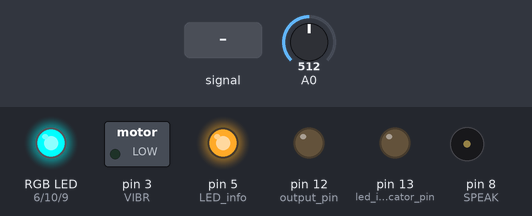
This sketch was run on a simulated Arduino Uno, built with avr-gcc and run on an emulated ATmega328P. Shown: switched loads named in the sketch (green lamp = pin HIGH), an RGB LED mixed from three pins (HIGH = lit), output pins drawn as LEDs (lit = HIGH), buzzer (waves = sounding). The inputs (shaded band) are chosen by the test bench; at power-on: A0 = 512. Random numbers use the default seed unless the sketch sets one.

Above: at 4.8 s.
4.9 s: A0 fed a 200 Hz sine of ±255 counts around its level
At 6.0 s:
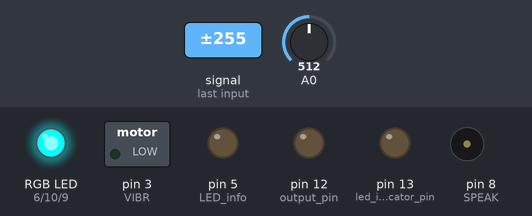
At 18.1 s:
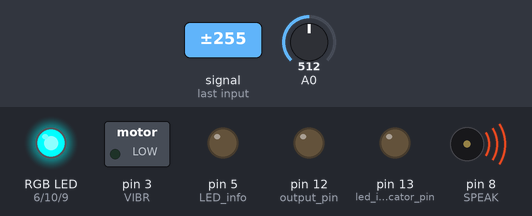
Timing chart, 0 to 43.0 s (numbered marks = the images above; inputs shaded):
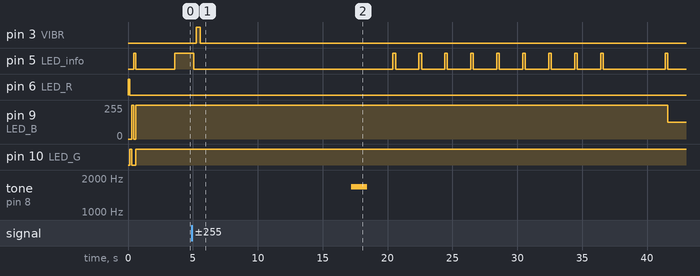

The sketch:

DAO_masterCode2.09readyForDocumentation.ino
```cpp
#include <elapsedMillis.h>

/*OTHERING MACHINES v.2.09 Version für Videoaufnahme: mehrere Geräte sollten kommunizieren können
  10.11.2018
    fixed blink

  to test: beste Ansprache zw. 44 und 55

   Voltages need to be checked and translated to 8-bit
   CHECK FOR TESTS WETHER BATTERY OR USB POWERED! might have an influence on voltage/sensitivity


   for the course 'Digital Artifactual Objections' held in the summer term 2017 at HfK Bremen
   by David Unland

  based on the Code by Amanda Ghassaei (see below)*/


//generalized wave freq detection with 38.5kHz sampling rate and interrupts
//by Amanda Ghassaei
//https://www.instructables.com/id/Arduino-Frequency-Detection/
//Sept 2012

/*
   This program is free software; you can redistribute it and/or modify
   it under the terms of the GNU General Public License as published by
   the Free Software Foundation; either version 3 of the License, or
   (at your option) any later version.
   INPUT = ANALOG PIN 0
   for sensitivity/realiability adjustments, alter slopeTol, timerTol, ampThreshold
*/


//--------------------------------------variables for decision whether you have a match
byte noMatch = 0;//counts how many non-matches you've received to reset variables if it's been too long
byte slopeTol = 3;//slope tolerance- higher for steep waves
int timerTol = 15;//timer tolerance- low for complicated waves/higher resolution

//---------------------------------------variables for amp detection
unsigned int ampTimer = 0;
byte maxAmp = 0;
byte checkMaxAmp;
byte ampThreshold = 40;//raise if you have a very noisy signal
byte midpoint = 127;


//------------------------------------OUTPUT PINS:
const int LED_info = 5;
const int LED_R = 6;
const int LED_G = 10;
const int LED_B = 9;
const int VIBR = 3;
const int SPEAK = 8;

//------------------------------------reaction and behavior
elapsedMillis now = 0;
int freqTol = 50;
unsigned long respondFactor; //will be declared after randomSeed is set
unsigned long waitFactor; //will be declared after randomSeed is set
boolean listen = true;
//LED intensity
float red;
float green;
float blue;
float redAb = 0;
float blueAb = 0;
float greenAb = 0;
float abTot = 0; //total abundancy of frequencies in database
boolean ledState = LOW;
int subsideAfterReaction = 20000;

//------------------------------------database variables
const int dbLength = 3;
int db[dbLength];
int ab[dbLength];
boolean dataExists = false;

//------------------------------------clipping indicator variables
boolean clipping = 0;

//------------------------------------data storage variables
byte newData = 0;
byte prevData = 0;
unsigned int time = 0;//keeps time and sends values to store in timer[] occasionally
int timer[10];//sstorage for timing of events
int slope[10];//storage for slope of events
unsigned int totalTimer;//used to calculate period
unsigned int period;//storage for period of wave
byte index = 0;//current storage index
float frequency;//storage for frequency calculations
int maxSlope = 0;//used to calculate max slope as trigger point
int newSlope;//storage for incoming slope data
boolean periodFound = false;

////------------------------------------smoothing data
const int medianLength = 9;
float median[medianLength];


//-------------------------------------------------------------------------------------------------------------
//-----------------------------------------------SETUP---------------------------------------------------------
//-------------------------------------------------------------------------------------------------------------
void setup()
{
  //-----------------------------------------------waiting time and pinout
  //Serial.begin(115200);
  randomSeed(analogRead(0));
  respondFactor = random(100, 201); //that is a factor of 0.1 to 0.2 seconds
  waitFactor = respondFactor * 600; //time to pass before timedStatement

  pinMode(13, OUTPUT); //led indicator pin
  pinMode(12, OUTPUT); //output pin
  pinMode(SPEAK, OUTPUT); //speaker tone out
  pinMode(LED_info, OUTPUT);
  pinMode(LED_R, OUTPUT);
  pinMode(LED_G, OUTPUT);
  pinMode(LED_B, OUTPUT);
  pinMode(VIBR, OUTPUT); //for vibrationmotor --> negative reaction

  //-----------------------------------------------LED startup check
  now = 0;
  digitalWrite(LED_R, HIGH);
  while (now < 150) {
    //do nothing
  }
  digitalWrite(LED_R, LOW);
  now = 0;
  digitalWrite(LED_G, HIGH);
  while (now < 150) {
    //do nothing
  }
  digitalWrite(LED_G, LOW);
  now = 0;
  digitalWrite(LED_B, HIGH);
  while (now < 150) {
    //do nothing
  }
  digitalWrite(LED_B, LOW);
  now = 0;
  digitalWrite(LED_info, HIGH);
  while (now < 150) {
    //do nothing
  }
  digitalWrite(LED_info, LOW);

  //print variables
  //Serial.print("respondFactor = ");
  //Serial.println(respondFactor);
  //Serial.print("waitFactor = ");
  //Serial.println(waitFactor);

  //-----------------------------------------------fill and print database
  //1. fills database
  //2. lights RGB for 3s
  //Serial.print("initial dB entry = ");
  for (int i = 0; i < dbLength; i++) {
    float rndm;
    //generate single random entry dividable by 20
    rndm = random(300, 2401);
    while (int(rndm) % 20 != 0) {
      rndm++;
    }
    db[i] = rndm;
    //Serial.println(db[0]);
    ab[i] = 1;
    abTot = 1;
    if (rndm >= 300 && rndm < 1000) {
      redAb++;
    } else if (rndm >= 1000 && rndm < 1700) {
      greenAb++;
    } else if (rndm >= 1700 && rndm < 2401) {
      blueAb++;
    }
  }
  lightRGB();
  now = 0;
  while (now < 3000) {
    //do nothing / light LED
  }
  unlightRGB();


  //  //filling multiple randomly:
  //boolean initEntryExist = true;
  //  for (int i = 0; i < dbLength / 2; i++) {
  //numgenerator: while (initEntryExist) {
  //      //generate new random entry dividable by 20
  //      rndm = random(300, 2401);
  //      while (int(rndm) % 20 != 0) {
  //        rndm++;
  //      }
  //      //check existence
  //      for (int i = 0; i < dbLength; i++) {
  //        if (db[i] == rndm) {
  //          goto numgenerator;
  //        }
  //      } break;
  //    }
  //
  //    //add to db
  //    db[i] = rndm;
  //    ab[i] += 1;
  //    abTot += 1;
  //    //Serial.print(db[i]);
  //    //Serial.print(" | ");
  //  }


  //------------------------------------------------------------------------------------------------------------------
  //-----------------------------------------------INTERRUPTS---------------------------------------------------------
  //------------------------------------------------------------------------------------------------------------------
  cli();//disable interrupts

  //set up continuous sampling of analog pin 0 at 38.5kHz

  //clear ADCSRA and ADCSRB registers
  ADCSRA = 0;
  ADCSRB = 0;

  ADMUX |= (1 << REFS0); //set reference voltage
  ADMUX |= (1 << ADLAR); //left align the ADC value- so we can read highest 8 bits from ADCH register only

  ADCSRA |= (1 << ADPS2) | (1 << ADPS0); //set ADC clock with 32 prescaler- 16mHz/32=500kHz
  ADCSRA |= (1 << ADATE); //enabble auto trigger
  ADCSRA |= (1 << ADIE); //enable interrupts when measurement complete
  ADCSRA |= (1 << ADEN); //enable ADC
  ADCSRA |= (1 << ADSC); //start ADC measurements

  sei();//enable interrupts
}

ISR(ADC_vect) {//when new ADC value ready

  if (listen) {

    PORTD |= B00100000; //set pin 5 high
    //PORTB &= B11101111;//set pin 12 low
    prevData = newData;//store previous value
    newData = ADCH;//get value from A0
    if (prevData < midpoint && newData >= midpoint) { //if increasing and crossing midpoint
      newSlope = newData - prevData;//calculate slope
      if (abs(newSlope - maxSlope) < slopeTol) { //if slopes are ==
        //record new data and reset time
        slope[index] = newSlope;
        timer[index] = time;
        time = 0;
        if (index == 0) { //new max slope just reset
          //PORTB |= B00010000;//set pin 12 high
          noMatch = 0;
          index++;//increment index
        }
        else if (abs(timer[0] - timer[index]) < timerTol && abs(slope[0] - newSlope) < slopeTol) { //if timer duration and slopes match
          //sum timer values
          totalTimer = 0;
          for (byte i = 0; i < index; i++) {
            totalTimer += timer[i];
          }
          period = totalTimer;//set period
          periodFound = true;
          //reset new zero index values to compare with
          timer[0] = timer[index];
          slope[0] = slope[index];
          index = 1;//set index to 1
          //PORTB |= B00010000;//set pin 12 high
          noMatch = 0;
        }
        else { //crossing midpoint but not match
          index++;//increment index
          if (index > 9) {
            reset();
          }
        }
      }
      else if (newSlope > maxSlope) { //if new slope is much larger than max slope
        maxSlope = newSlope;
        time = 0;//reset clock
        noMatch = 0;
        index = 0;//reset index
      }
      else { //slope not steep enough
        noMatch++;//increment no match counter
        if (noMatch > 9) {
          reset();
        }
      }
    }

    //    if (newData == 0 || newData == 1023) { //if clipping
    //      //PORTB |= B00100000;//set pin 13 high- turn on clipping indicator led
    //      clipping = 1;//currently clipping
    //    }

    time++;//increment timer at rate of 38.5kHz

    //printing frequency only of signal loud enough
    ampTimer++;//increment amplitude timer
    if (abs(midpoint - ADCH) > maxAmp) {
      maxAmp = abs(midpoint - ADCH);
    }
    if (ampTimer == 1000) {
      //Serial.println("ampTimer refreshed");
      ampTimer = 0;
      checkMaxAmp = maxAmp;
      maxAmp = 0;
      periodFound = false;
    }
  }
}
//------------------------------------------------------------------------------------------------------------------
//------------------------------------------------FUNCTIONS---------------------------------------------------------
//------------------------------------------------------------------------------------------------------------------


//-----------------------------------------------Frequency Detection
void reset() { //clear out some variables
  index = 0;//reset index
  noMatch = 0;//reset match counter
  maxSlope = 0;//reset slope
  time = 0;
  checkMaxAmp = 0;
  maxAmp = 0;
}


//void checkClipping() { //manage clipping indicator LED
//  if (clipping) { //if currently clipping
//    PORTB &= B11011111;//turn off clipping indicator led
//    clipping = 0;
//  }
//}


//-----------------------------------------------sortFloat
void sortFloat(float a[], int size) {
  for (int i = 0; i < (size - 1); i++) {
    for (int o = 0; o < (size - (i + 1)); o++) {
      if (a[o] > a[o + 1]) {
        float t = a[o];
        a[o] = a[o + 1];
        a[o + 1] = t;
      }
    }
  }
}

//void printDatabase() {
//for (int i = 0; i < dbLength; i++) {
//Serial.print(db[i]);
//Serial.print(" | ");
//}
//Serial.println();
//for (int i = 0; i < dbLength; i++) {
//Serial.print(ab[i]);
//Serial.print(" | ");
//}
//Serial.println();
//}


//-----------------------------------------------sortDatabase
void sortDatabase(int a[], int size) {
  for (int i = 0; i < (size - 1); i++) {
    for (int o = 0; o < (size - (i + 1)); o++) {
      if (a[o] > a[o + 1]) {
        float t = a[o];
        float b = ab[o]; //abundancy array
        a[o] = a[o + 1];
        ab[o] = ab[o + 1];
        a[o + 1] = t;
        ab[o + 1] = b;
      }
    }
  }
  //printDatabase();
}

//-----------------------------------------------do Nothing
void doNothing(unsigned long waitingTime) {
  now = 0;
  //Serial.print("do nothing: ");
  //Serial.println(waitingTime);
  while (now < waitingTime) {
    //do nothing
  }
}

//-----------------------------------------------do Nothing
void subside(unsigned long waitingTime) {
  now = 0;
  boolean blinky = false;
  while (now < waitingTime)
  {
    if (now % 2000 == 0)
    {
      if (blinky)
      {
        digitalWrite(LED_info, HIGH);
        delay(200);
        digitalWrite(LED_info, LOW);
        blinky = false;
      } else
      {
        blinky = true;
      }
    }
  }
  digitalWrite(LED_info, LOW);
}

//-----------------------------------------------timed sound emission
//1. play (random from database) and light RGB
//2. wait 4s
void timedStatement() {
  int playTimed = db[int(random(0, dbLength))];
  lightRGB();
  now = 0;
  while (now < 1200) {
    tone(SPEAK, playTimed, 10);
    //if (millis() % 200 == 0) {
    //Serial.print(" ..emitting most frequent tone = ");
    //Serial.print(playTimed);
    //}
  }
  //reset();
  //Serial.println();
  unlightRGB();
  doNothing(4000); //this is used to avoid self-referential loop?
}

//-----------------------------------------------Light LED:
//lights up each R,G,B with respect to their abundancies
void lightRGB()
{
  //set RGB_LED

//  pinMode(LED_R, OUTPUT);
//  pinMode(LED_G, OUTPUT);
//  pinMode(LED_B, OUTPUT);

  red = (redAb / abTot) * 255;
  green = (greenAb / abTot) * 255;
  blue = (blueAb / abTot) * 255;
  analogWrite(LED_R, red);
  analogWrite(LED_G, green);
  analogWrite(LED_B, blue);

  //Serial.print("Intensities: red = ");
  //Serial.print(red);
  //Serial.print(", green = ");
  //Serial.print(green);
  //Serial.print(", blue = ");
  //Serial.println(blue);
}

//-----------------------------------------------Unlight LED
//sets all colors to 0
void unlightRGB() {
  pinMode(LED_R, INPUT);
  pinMode(LED_G, INPUT);
  pinMode(LED_B, INPUT);
  //analogWrite(LED_R, 0);
  //analogWrite(LED_G, 0);
  //analogWrite(LED_B, 0);
}

//-----------------------------------------------positive Reaction
//lights RGB-LED until waiting time exceeded,
//then emits same as heard
//subsiding: no lights
void positiveReaction(int playPos)
{
  lightRGB();
  doNothing(waitFactor);
  unlightRGB();

  now = 0;
  while (now < 1200) {
    tone(SPEAK, playPos, 10);
  }
  //reset();

  //subsiding time
  //lightRGB();
  //doNothing(subsideAfterReaction);
  subside(subsideAfterReaction);
  //unlightRGB();
}

//-----------------------------------------------Negative Reaction
//1. instant vibrate
//2. waiting time: light RGB
//3. LEDs off, play tone
//4. subsiding: no lights
void negativeReaction(int playNeg, unsigned long wait)
{
  //vibrate:
  now = 0;
  while (now < 200) {}
  now = 0;
  while (now < 300) {
    digitalWrite(VIBR, HIGH);
  }
  digitalWrite(VIBR, LOW);

  //waiting time
  lightRGB();
  doNothing(wait);
  unlightRGB();

  //play tone:
  lightRGB();
  now = 0;
  while (now < 1200)
  {
    tone(SPEAK, playNeg, 10);
  }
  //reset();
  unlightRGB();

  //subsiding time
  subside(subsideAfterReaction);
}

//-----------------------------------------------check incoming data
//1. signal range between 300 and 2400 Hz
//2.1. data exists: increase abundancy
//2.2. positive reaction
//3.1. data does not exist:
void checkIncomingData(int incomingData)
{
  //data exists (incomingData within acceptable tolerance): increase abundancy
  for (int i = 0; i < dbLength; i++)
  {
    if (abs(incomingData - db[i]) < freqTol)
    {
      ab[i]++;
      abTot++;
      if (incomingData >= 300 && incomingData < 1000)
      {
        redAb++;
      } else if (incomingData >= 1000 && incomingData < 1700)
      {
        greenAb++;
      } else if (incomingData >= 1700 && incomingData < 2401)
      {
        blueAb++;
      }
      dataExists = true;
      positiveReaction(db[i]);
      break;
    }
  }

  //data does not exist:
  if (!dataExists)
  {

    int lowest = ab[0];
    int lowestIdx = 0;
    for (int i = 0; i < dbLength; i++)
    {
      if (ab[i] < lowest)
      {
        lowest = ab[i];
        lowestIdx = i;
      }
    }
    //lower abundancy
    ab[lowestIdx]--;
    abTot--;
    if (incomingData >= 300 && incomingData < 1000)
    {
      redAb--;
    } else if (incomingData >= 1000 && incomingData < 1700)
    {
      greenAb--;
    } else if (incomingData >= 1700 && incomingData < 2401)
    {
      blueAb--;
    }

    //if abundancy = 0, replace data
    if (ab[lowestIdx] == 0)
    {
      db[lowestIdx] = incomingData;
      //increase abundancy
      ab[lowestIdx] = 1;
      abTot++;
      if (incomingData >= 300 && incomingData < 1000)
      {
        redAb++;
      } else if (incomingData >= 1000 && incomingData < 1700)
      {
        greenAb++;
      } else if (incomingData >= 1700 && incomingData < 2401)
      {
        blueAb++;
      }
    }

    //pick closest entry from db and respond
    sortDatabase(db, dbLength);
    unsigned int wait = 0;
    int closest = 0;

    if (lowestIdx == 0) {
      //entry at start: wait dist
      wait = (db[lowestIdx + 1] - db[lowestIdx]) * respondFactor;
      closest = db[lowestIdx + 1];
      //Serial.print("entry at 0, wait = ");
      //Serial.println(wait);
    } else if (lowestIdx == dbLength - 1) {
      wait = (db[lowestIdx] - db[lowestIdx - 1]) * respondFactor;
      closest = db[dbLength - 2];
      //Serial.print("entry at end, wait = ");
      //Serial.println(wait);
      //entry at end: wait dist
    } else {
      //middle: calc diff, wait dist
      if (db[lowestIdx] - db[lowestIdx - 1] < db[lowestIdx + 1] - db[lowestIdx]) {
        wait = (db[lowestIdx] - db[lowestIdx - 1]) * respondFactor;
        closest = db[lowestIdx - 1];
        //Serial.print(db[lowestIdx]);
        //Serial.print(" - ");
        //Serial.print(db[lowestIdx - 1]);
        //Serial.print(" < ");
        //Serial.print(db[lowestIdx + 1]);
        //Serial.print(" - ");
        //Serial.print(db[lowestIdx]);
        //Serial.print(", difference/wait = ");
        //Serial.println(wait);
      } else {
        wait = (db[lowestIdx + 1] - db[lowestIdx]) * respondFactor;
        closest = db[lowestIdx + 1];
        //Serial.print(db[lowestIdx]);
        //Serial.print(" - ");
        //Serial.print(db[lowestIdx - 1]);
        //Serial.print(" > ");
        //Serial.print(db[lowestIdx + 1]);
        //Serial.print(" - ");
        //Serial.print(db[lowestIdx]);
        //Serial.print(", difference/wait = ");
        //Serial.println(wait);
      }
    }
    //Serial.print("closest sound = ");
    //Serial.println(closest);
    negativeReaction(closest, wait);
  }
  //}
  //Serial.println();
  //printDatabase();
}


//------------------------------------------------------------------------------------------------------------------
//-----------------------------------------------------LOOP---------------------------------------------------------
//------------------------------------------------------------------------------------------------------------------
//1. constant RGB off
//2. timed emission, if millis dividable by waitFactor
//3. check for amplitude- and period-trigger
//(3.1. react accordingly)
//(3.2. clear variables, wait)
void loop()
{
  //checkClipping();

  if (listen) {
    PORTD |= B00100000; //set pin 5 high
  } else
  {
    PORTD &= B11011111; //set pin 5 low
  }

  unlightRGB();

  if (millis() % (waitFactor) <= 300)
  {
    digitalWrite(LED_info, LOW);
    listen = false;
    timedStatement();
    listen = true;
    digitalWrite(LED_info, HIGH);
  }

  if (checkMaxAmp > ampThreshold && periodFound)
  {
    for (int i = 0; i < medianLength; i++) {
      frequency = 38462 / float(period); //calculate frequency timer rate/period
      median[i] = frequency;
      delay(10);
      sortFloat(median, medianLength);
    }
    //Serial.println();
    //Serial.print("new median = ");
    //Serial.println(median[4]);
    listen = false;
    digitalWrite(LED_info, LOW);
    dataExists = false;
    //if (median[4] >= 300 && median[4] <= 2400)
    if (median[4] <= 2400)
    {
      checkIncomingData(median[4]);
      //positiveReaction(median[4]);

      //reset all values to avoid self-recording:
      //reset();
      //time = 0;//reset clock
      //noMatch = 0;
      index = 0;//reset index
      maxAmp = 0;
      checkMaxAmp = 0;
      ampTimer = 0;

      doNothing(3000);
    }
    listen = true;
  }
}
```

Measured:
- after the input at 4.9 s, pin 3 (VIBR): LOW → HIGH after 0.36 s, → LOW 0.30 s later; pin 5 (LED_info): goes LOW 15.4 s, 8 × (HIGH 0.20 s, LOW 1.8 s), HIGH 0.20 s, LOW 4.8 s, HIGH 0.17 s, then LOW, starting after 0.16 s; pin 9 (LED_B): 255/255 → 127/255 after 36.7 s; tone on pin 8 (SPEAK): silent → 1680 Hz after 12.3 s, → silent 1.2 s later
